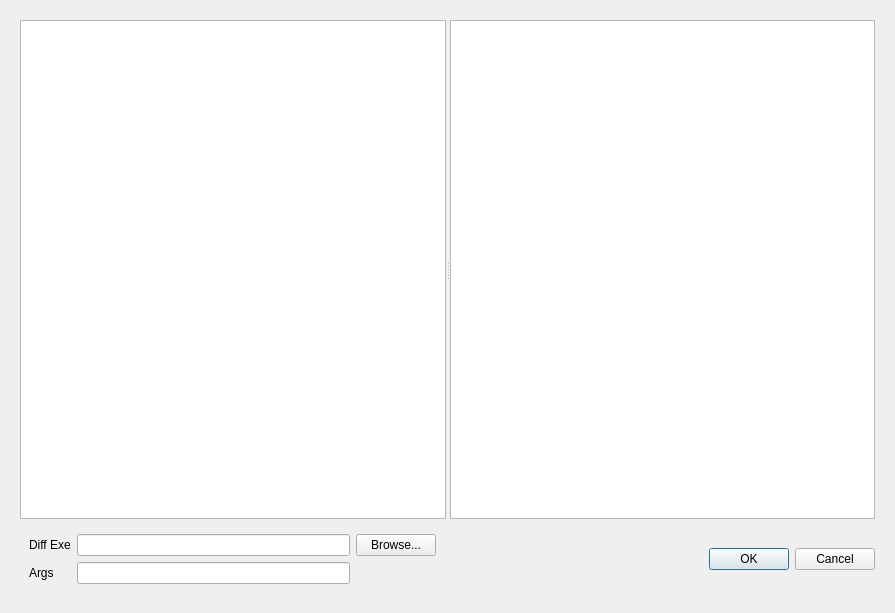
<?xml version="1.0" encoding="UTF-8"?>
<ui version="4.0">
 <class>OrbitDiffDialog</class>
 <widget class="QDialog" name="OrbitDiffDialog">
  <property name="geometry">
   <rect>
    <x>0</x>
    <y>0</y>
    <width>895</width>
    <height>613</height>
   </rect>
  </property>
  <property name="windowTitle">
   <string>Dialog</string>
  </property>
  <layout class="QGridLayout" name="gridLayout_2">
   <item row="0" column="0">
    <widget class="QWidget" name="widget" native="true">
     <layout class="QGridLayout" name="gridLayout_3">
      <item row="0" column="0" colspan="2">
       <widget class="QSplitter" name="splitter">
        <property name="orientation">
         <enum>Qt::Horizontal</enum>
        </property>
        <widget class="OrbitCodeEditor" name="plainTextEdit"/>
        <widget class="OrbitCodeEditor" name="plainTextEdit_2"/>
       </widget>
      </item>
      <item row="1" column="0">
       <widget class="QWidget" name="widget_2" native="true">
        <layout class="QGridLayout" name="gridLayout">
         <item row="0" column="0">
          <widget class="QLabel" name="label">
           <property name="text">
            <string>Diff Exe</string>
           </property>
          </widget>
         </item>
         <item row="0" column="1">
          <widget class="QLineEdit" name="DiffExeLineEdit"/>
         </item>
         <item row="0" column="2">
          <widget class="QPushButton" name="BrowseButton">
           <property name="text">
            <string>Browse...</string>
           </property>
          </widget>
         </item>
         <item row="1" column="0">
          <widget class="QLabel" name="label_2">
           <property name="text">
            <string>Args</string>
           </property>
          </widget>
         </item>
         <item row="1" column="1">
          <widget class="QLineEdit" name="ArgsLineEdit"/>
         </item>
        </layout>
        <zorder>ArgsLineEdit</zorder>
        <zorder>DiffExeLineEdit</zorder>
        <zorder>label</zorder>
        <zorder>label_2</zorder>
        <zorder>BrowseButton</zorder>
        <zorder>buttonBox</zorder>
       </widget>
      </item>
      <item row="1" column="1">
       <widget class="QDialogButtonBox" name="buttonBox">
        <property name="orientation">
         <enum>Qt::Horizontal</enum>
        </property>
        <property name="standardButtons">
         <set>QDialogButtonBox::Cancel|QDialogButtonBox::Ok</set>
        </property>
        <property name="centerButtons">
         <bool>false</bool>
        </property>
       </widget>
      </item>
     </layout>
    </widget>
   </item>
  </layout>
 </widget>
 <customwidgets>
  <customwidget>
   <class>OrbitCodeEditor</class>
   <extends>QPlainTextEdit</extends>
   <header>orbitcodeeditor.h</header>
  </customwidget>
 </customwidgets>
 <resources/>
 <connections>
  <connection>
   <sender>buttonBox</sender>
   <signal>accepted()</signal>
   <receiver>OrbitDiffDialog</receiver>
   <slot>accept()</slot>
   <hints>
    <hint type="sourcelabel">
     <x>248</x>
     <y>254</y>
    </hint>
    <hint type="destinationlabel">
     <x>157</x>
     <y>274</y>
    </hint>
   </hints>
  </connection>
  <connection>
   <sender>buttonBox</sender>
   <signal>rejected()</signal>
   <receiver>OrbitDiffDialog</receiver>
   <slot>reject()</slot>
   <hints>
    <hint type="sourcelabel">
     <x>316</x>
     <y>260</y>
    </hint>
    <hint type="destinationlabel">
     <x>286</x>
     <y>274</y>
    </hint>
   </hints>
  </connection>
 </connections>
</ui>
